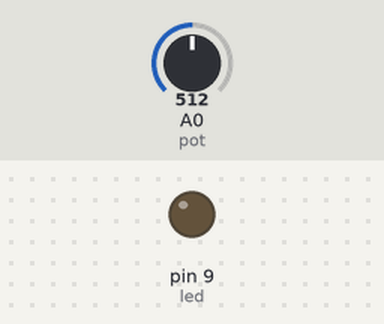
Recording of a sketch running on a simulated Arduino Uno, built with avr-gcc and run on an emulated ATmega328P. Parts: output pins drawn as LEDs (lit = HIGH). The inputs (shaded band) are chosen by the test bench; at power-on: A0 (pot) = 512.

Above: at 1.2 s.
1.3 s: A0 (pot) set to 716
At 2.6 s:
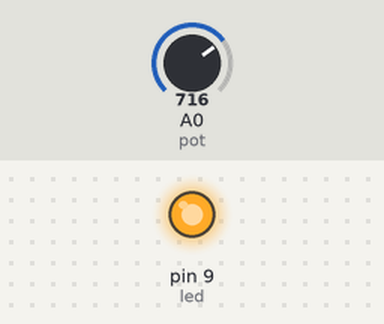
2.9 s: A0 (pot) set to 511
At 3.8 s:
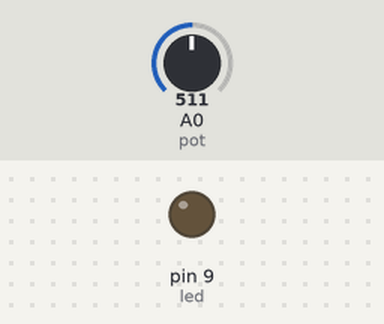
4.5 s: A0 (pot) set to 535
At 5.1 s:
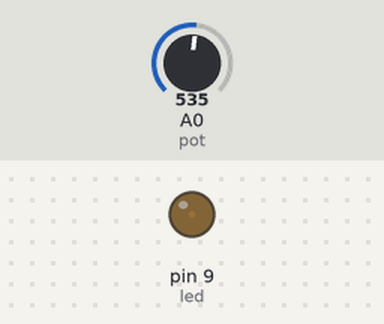
6.1 s: A0 (pot) set to 633
At 7.4 s:
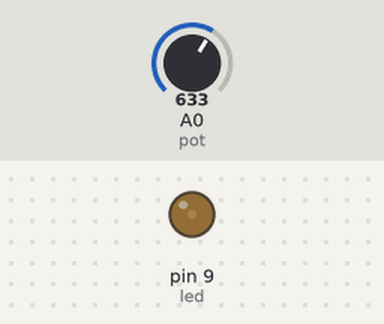
7.7 s: A0 (pot) set to 659
At 8.8 s:
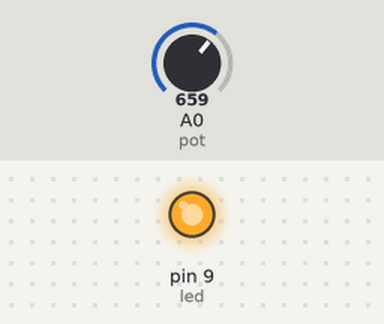
Timing chart, 0 to 10.3 s (numbered marks = the images above; inputs shaded):
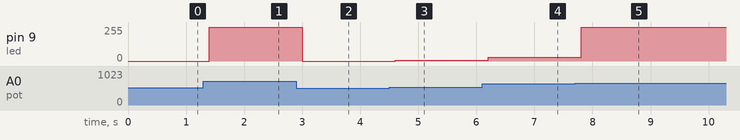

Measured:
- the behaviour switches between 642 and 643 on A0 (pot) (found by bisection; images 4 and 5)
- after the input at 1.3 s, pin 9 (led): 0/255 → 255/255 after 0.10 s
- after the input at 2.9 s, pin 9 (led): 255/255 → 0/255 after 0.10 s
- after the input at 4.5 s, pin 9 (led): 0/255 → 5/255 after 0.10 s
- after the input at 6.1 s, pin 9 (led): 5/255 → 29/255 after 0.11 s
- after the input at 7.7 s, pin 9 (led): 29/255 → 255/255 after 0.11 s

The sketch:

desafio03.ino
```cpp
#define led 9
#define pot 0

int Vadc = 0;
float Vpwm = 0;

void setup()
{
  pinMode(led, OUTPUT);
}

void loop()
{
  Vadc = analogRead(pot);
  Vpwm = (float)(Vadc*255)/1023;
  analogWrite(led,(int)Vpwm);
  delay(200);
}
```
